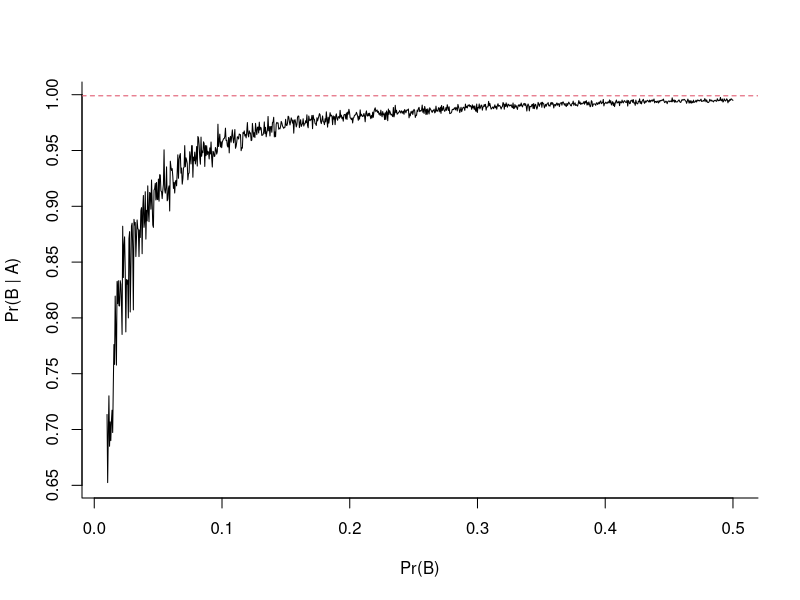

This chart was generated by the following R code:
# Title     : Simulation of HW 1 - Problem 4
# Created by: Cesar Gama
# Created on: 1/24/2021


simulate_experiment <- function(p=0.02, n=10000) {
  # The simulation will generate a sample of individuals, indicating if they have a genetic disorder, then will simulate
  # a test to detect if they have the disorder, and finally will compute the probability of the subjects having the
  # disorder based on the test results.
  #
  # Parameters:
  #     p (double): Probability of an individual within the population of having the genetic disorder
  #     n (double): Sample size | Number of hypothetical subjects
  # Returns:
  #     double: Empirical calculation of P(B|A)

  # For the simulation we define two events, A and B:
  #     Let A = "Test result is positive"
  #     Let B = "Has a genetic Disorder"; P(B) = parameter p (default to 0.02)
  B <- sample(c(0, 1), n,prob=c(1-p, p), replace=TRUE)
  A <- apply_test(B)

  # Then the empirical frequency of disease given positive is
  n_BA <- sum(A & B)
  n_A <- sum(A)
  pB_given_A <- n_BA / n_A
  return(pB_given_A)
}


apply_test <- function (subjects, sens=0.999, spec=0.995){
  # Simulates a test to a sample of subjects. sensitivity and specificity  could be passed in as parameters.
  #
  # It creates a vector u of size n, with random numbers uniformly distributed between {0, 1}. For each subject, we
  # compare u_i either against the sensitivity if it has ths disorder, or against the specificity if it doesn't have the
  # disorder.
  #
  # Parameters:
  #     subjects (vector): Sample of subjects to apply the test to. Values in {0, 1}
  #     sens (double): Probability that the test returns a positive result, if the individual has the disorder
  #     spec (double): Probability that the test returns a negative result, if the individual doesn't have the disorder
  #                    also defined as 1 - (false positive rate)
  #
  # Returns:
  #     vector: Vector with tests results. Values in {0, 1}

  n <- length(subjects)
  u <- runif(n)

  return(ifelse(subjects==1, u<sens, u<1-spec))
}


main <- function (){
  # Number of iterations
  n <- 1000

  # We want to compare how Pr(B|A) changes for a range of values of P(B)
  p_range <- seq(from=0.01,to=0.5,length=n)
  y <- rep(0,n)
  for(i in 1:n)
    y[i] <- simulate_experiment(p_range[i])

  # Finally, plot the results
  plot(p_range,y,type="l",bty="l",xlab="Pr(B)",ylab="Pr(B | A)")
  sens <- 0.999
  abline(h=sens,lty=2,col=2)
}


main()